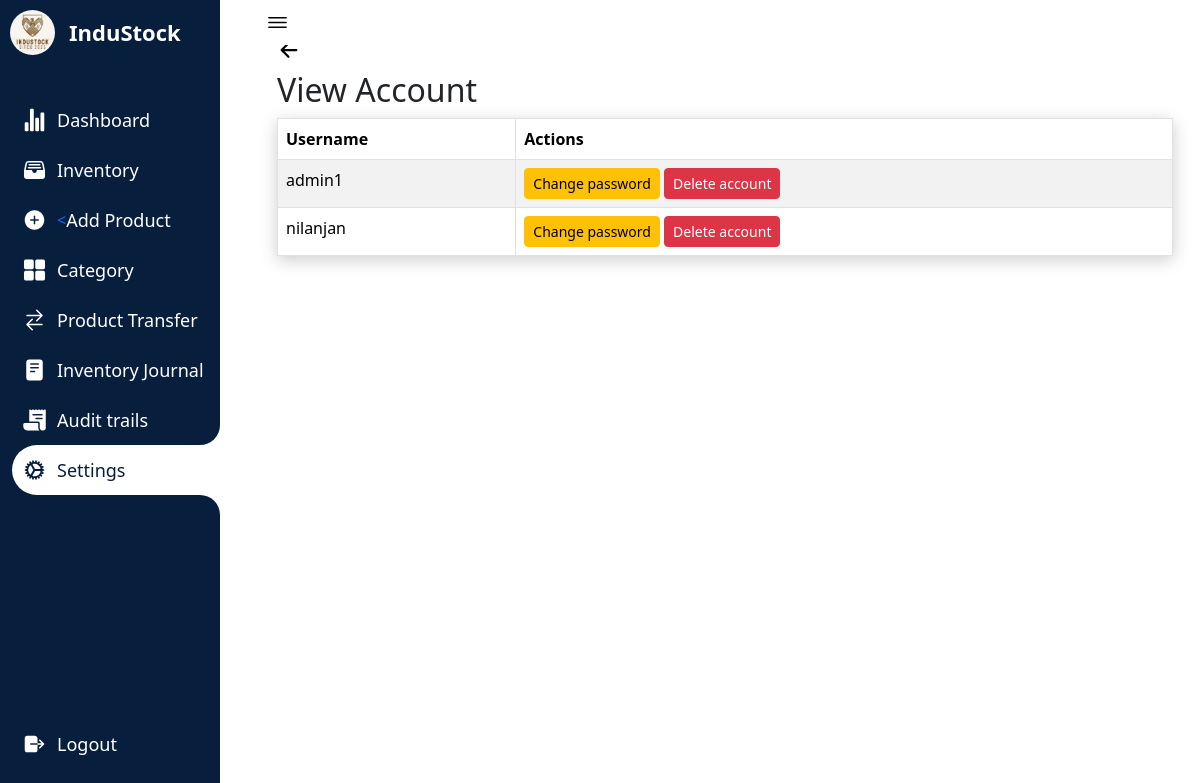
The page /viewaccount.php (signed in) on the database its author committed.
### tables this page shows
CREATE TABLE `companyprofile` (
  `id` int(11) NOT NULL,
  `name` varchar(250) NOT NULL,
  `profilepicture` varchar(1000) DEFAULT NULL
);

CREATE TABLE `users` (
  `id` int(11) NOT NULL,
  `username` varchar(255) NOT NULL,
  `passw` varchar(255) NOT NULL,
  `name` varchar(255) NOT NULL
);

### viewaccount.php (the view, shortened to what this page needs)
<?php
require_once "config.php";
$companyId = 1;
$query = "SELECT * FROM companyprofile WHERE id = ?";
$stmt = mysqli_prepare($conn, $query);
mysqli_stmt_bind_param($stmt, "i", $companyId);
mysqli_stmt_execute($stmt);
$result = mysqli_stmt_get_result($stmt);
$companyProfile = mysqli_fetch_assoc($result);
$companyProfileImagePath = $companyProfile['profilepicture'];
$companyName = $companyProfile['name'];
?>
<!DOCTYPE html>
<html lang="en">
<head>
    <link rel="stylesheet" href="testin3.css">
    <link href="https://cdn.jsdelivr.net/npm/bootstrap@5.3.1/dist/css/bootstrap.min.css" rel="stylesheet">
</head>
<body>
<nav>
<div class="logo">
<div class="logo-image">
    <?php
    if (!empty($companyProfileImagePath)) {
        echo '<img src="' . $companyProfileImagePath . '" alt="Company Logo" class="logoimage">';
    } else {
        echo '<img src="path/to/placeholder/image.jpg" alt="No Image" style="">';
    }
    ?>
</div>
    <div class="logo-name">
    <?php echo $companyName; ?>
    </div>
</div>
        <div class="menu-items">
            <ul class="navLinks">
            <li class="navList">
    <a href="Dashboard.php">
    <ion-icon name="stats-chart"></ion-icon>
        <span class="links">Dashboard</span>
    </a>
</li>
<li class="navList">
    <a href="Inventory.php">
        <ion-icon name="file-tray-full"></ion-icon>
        <span class="links">Inventory</span>
    </a>
</li>
<li class="navList">
    <a href="Product.php">
        <ion-icon name="add-circle"></ion-icon> <
        <span class="links">Add Product</span>
    </a>
</li>
    <li class="navList">
        <a href="Category.php">
            <ion-icon name="grid"></ion-icon>
            <span class="links">Category</span>
        </a>
    </li>
    <li class="navList">
        <a href="Order.php">
        <ion-icon name="swap-horizontal"></ion-icon>
            <span class="links">Product Transfer</span>
        </a>
    </li>
    <li class="navList">
        <a href="Reports.php">
            <ion-icon name="reader"></ion-icon>
            <span class="links">Inventory Journal</span>
        </a>
    </li>
    <li class="navList">
        <a href="audittrails.php">
        <ion-icon name="receipt"></ion-icon>
            <span class="links">Audit trails</span>
        </a>
    </li>
    <li class="navList active">
        <a href="Settings.php">
            <ion-icon name="cog"></ion-icon>
            <span class="links">Settings</span>
        </a>
    </li>
            </ul>
            <ul class="bottom-link">
                <li>
                <a href="logout.php">
                    <ion-icon name="log-out"></ion-icon>
                    <span class="links">Logout</span>
                </a>
                </li>
        </div>
    </nav>
    <section class="dashboard">
        <div class="top">
            <ion-icon class="navToggle" name="menu-outline"></ion-icon>
        </div>
        <div class="content-wrapper">
        <div class="container">
            <div class="row">
                <div class="col-lg-12 col-offset-2">
                <a href="Settings.php" style="font-size: 24px; text-decoration:none; color:black;">
                    <ion-icon name="arrow-back-outline"></ion-icon>
                    </a>
                    <h2>View Account</h2>
                    <table class="table table-bordered table-striped">
                        <thead>
                            <th>Username</th>
                            <th>Actions</th>
                        </thead>
                        <tbody>
                            <?php
                            $user_info_query = mysqli_query($conn, "SELECT * FROM users");
                            if ($user_info_query) {
                                while ($user_data = mysqli_fetch_assoc($user_info_query)) {
                                    echo "<tr>";
                                    echo "<td>{$user_data['username']}</td>";
                                    echo "<td>
                                            <a href='edit_account.php?editid={$user_data['username']}' class='btn btn-warning btn-sm'>Change password</a>
                                            <a href='deleteaccount.php?username={$user_data['username']}' class='btn btn-danger btn-sm'>Delete account</a>
                                        </td>";
                                    echo "</tr>";
                                }
                            } else {
                                echo "<tr><td colspan='2'>Error fetching user information: " . mysqli_error($conn) . "</td></tr>";
                            }
                            ?>
                        </tbody>
                    </table>
                </div>
            </div>
        </div>
    </div>
</section>
</body>
</html>

### testin3.css (style rules this page uses)
* { margin: 0; padding: 0; box-sizing: border-box; }
:root { --primary-color:#071e3d; --nav-color: #071e3d; --dash-color: #fff; --logo-color: #fff; --text-color: #000; --text-color-light: #333; --white: #fff; --border-color: #ccc; --toggle-color: #fff; --title-icon-color: #fff; --time-03: all 0.3s linear; --time-02: all 0.2s linear; }
body { width: 100%; min-height: 100vh; background-color: var(--dash-color); font-family: 'Poppins', sans-serif; }
nav { position: fixed; top: 0; left: 0; height: 100%; width: 220px; background-color: var(--nav-color); padding: 10px 0 10px 10px; transition: var(--time-03); }
nav .logo { display: flex; align-items: center; }
.logoimage { border-radius:50%; }
nav .logo-image { width: 45px; height: 45px; border-radius: 50%; }
nav .logo-image img { width: 45px; height: 45px; object-fit: cover; }
nav .logo .logo-name { font-size: 22px; font-weight: 600; color: var(--logo-color); margin-left: 14px; white-space: nowrap; transition: var(--time-02); }
nav .menu-items { margin-top: 40px; display: flex; flex-direction: column; height: calc(100% - 90px); justify-content: space-between; }
nav .menu-items li { list-style: none; }
nav .menu-items li a { display: flex; align-items: center; margin-left:-30px; height: 50px; text-decoration: none; }
nav .menu-items li.active a { border-top-left-radius: 25px; border-bottom-left-radius: 25px; position: relative; }
nav .menu-items li a ion-icon { color: var(--white); font-size: 24px; min-width: 45px; }
nav .menu-items li a .links { font-size: 18px; color: var(--white); transition: var(--time-02); }
nav .menu-items li.active a { background-color: var(--dash-color); }
nav .menu-items li.active a:before { content: ''; position: absolute; width: 40px; height: 40px; right: 0; top: -40px; border-radius: 50%; box-shadow: 20px 20px var(--dash-color); pointer-events: none; }
nav .menu-items li.active a:after { content: ''; position: absolute; width: 40px; height: 40px; right: 0; bottom: -40px; border-radius: 50%; box-shadow: 20px -20px var(--dash-color); pointer-events: none; }
nav .menu-items li.active a .links { color: var(--primary-color); }
nav .menu-items li.active a ion-icon { color: var(--primary-color); }
.dashboard { position: relative; left: 250px; width: calc(100% - 250px); min-height: 100vh; background-color: var(--dash-color); padding: 10px 15px; transition: var(--time-03); }
.dashboard .top { position: fixed; background-color: var(--dash-color); display: flex; justify-content: space-between; align-items: center; left: 250px; top: 0; padding: 10px 15px; width: calc(100% - 250px); transition: var(--time-03); z-index: 100; }
.dashboard .top .navToggle { font-size: 25px; color: var(--text-color); cursor: pointer; }
.container { padding:1%; background-color: white; margin-top:5%; transition: border-radius 0.5s cubic-bezier(0.175, 0.885, 0.32, 1.275); }
.content-wrapper { margin-top:-30px; }
.dashboard .content-wrapper { top: 0; transition: var(--time-03); }
table { box-shadow: 0 4px 16px rgba(0, 0, 0, 0.2); }

### rows shown on the page
companyprofile: profilepicture (picture), name "InduStock"
users: username "admin1"
users: username "nilanjan"
